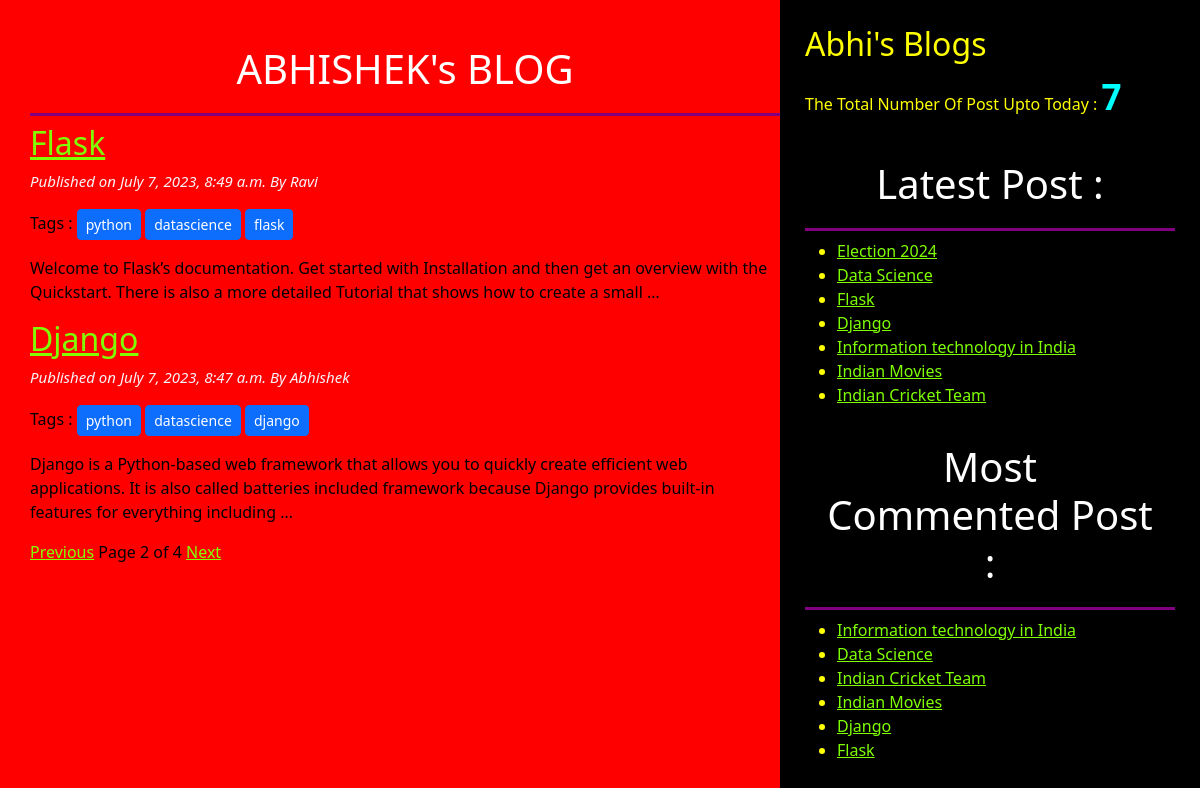
Screenshot of /?page=2 with the database file from the repository.
### blog/models.py (models this page shows, shortened)
class Post(models.Model):
    STATUS_CHOICE=(('draft','Draft'),('publish','Publish'))
    title=models.CharField(max_length=256)
    slug=models.SlugField(max_length=256,unique_for_date='publish')
    author=models.ForeignKey(User,related_name='blog_post',on_delete=models.CASCADE)
    body=models.TextField()
    publish=models.DateTimeField(default=timezone.now)
    created=models.DateTimeField(auto_now_add=True)
    updated=models.DateTimeField(auto_now=True)
    status=models.CharField(max_length=10,choices=STATUS_CHOICE,default='draft')
    objects=CustomManager()
    tags=TaggableManager()
    class Meta:
        ordering=('-publish',)
    def get_absolute_url(self):
        return reverse("post_detail", args=[self.publish.year,self.publish.strftime('%m'),self.publish.strftime('%d'),self.slug])

### blog/views.py (the view)
# urls.py: path('', views.post_list_view ),
def post_list_view(request,tag_slug=None):
    post_list=Post.objects.all()
    tag=None
    if tag_slug:
        tag=get_object_or_404(Tag,slug=tag_slug)
        post_list=post_list.filter(tags__in=[tag])
    paginator=Paginator(post_list,2)
    page_number=request.GET.get('page')
    try:
        post_list=paginator.page(page_number)
    except PageNotAnInteger:
        post_list=paginator.page(1)
    except EmptyPage:
        post_list=paginator.page(paginator.num_pages)
    return render(request,'blog/post_list.html',{'post_list':post_list})

### blog/models.py (called while the page is built)
    def get_queryset(self):
        return super().get_queryset().filter(status='publish')

### blog/templatetags/blog_tags.py (called while the page is built)
@register.simple_tag
def total_posts():
    return Post.objects.count()

@register.inclusion_tag('blog/latest_post123.html')
def show_latest_post():
    latest_post=Post.objects.order_by('-publish')[:7]
    return {'latest_post':latest_post}

@register.simple_tag
def get_most_commented_post(count=6):
    return Post.objects.annotate(total_comments=Count('comments')).order_by('-total_comments')[:count]

### templates/blog/post_list.html (shortened to what this page needs)
<!DOCTYPE html>
{% extends 'blog/base.html' %}
        {% block body_block %}
         <h1> ABHISHEK's BLOG</h1>
             {% for post in post_list  %}
                <a href="{{post.get_absolute_url}}"> <h2> {{post.title}} </h2> </a>
                <p id='date'> Published on {{post.publish}} By {{post.author|title}}</p>
                <p>Tags :
                  {% for tag in post.tags.all %}
                     <a href="{% url 'post_list_by_tag_name' tag.slug %}" class='btn btn-primary btn-sm'>{{tag.name}}</a>
                  {% endfor %}
               </p>
                {{post.body|truncatewords:30|linebreaks}}
             {% endfor %}
         {% include 'blog/pagination.html' with page=post_list %}
        {% endblock  %}

### templates/blog/base.html (shortened to what this page needs)
<!DOCTYPE html>
{% load blog_tags %}
{% load static %}
<html lang="en">
<head>
    <link href="https://cdn.jsdelivr.net/npm/bootstrap@5.3.0/dist/css/bootstrap.min.css" rel="stylesheet">
    <link rel="stylesheet" href="{% static 'css/blog3.css' %}">
</head>
<body>
    <div class="content">
        {% block body_block %}
        {% endblock  %}
    </div>
    <div class="sidebar">
        <h2>Abhi's Blogs</h2>
        <p>The Total Number Of Post Upto Today : <span id='pcount'>{% total_posts %}</span> </p>
        <h1>Latest Post : </h1> {% show_latest_post %}
        <h1>Most Commented Post :</h1>
        {% get_most_commented_post as most_commented_post %}
        <ul>
            {% for post in most_commented_post %}
               <li> <a href="{{post.get_absolute_url}}"> {{post.title}} </a> </li>
            {% endfor %}
        </ul>
    </div>
</body>
</html>

### templates/blog/latest_post123.html
<ul>
    {% for post  in latest_post  %}
      <li> <a href="{{post.get_absolute_url}}"> {{post.title}} </a>
      </li>
    {% endfor %}
</ul>

### static/css/blog3.css (style rules this page uses)
.content { width: 65% ; float: left; background-color:red; color:black; padding: 25px 0 0 30px ; height: 100%; }
.sidebar { width: 35% ; float: right; background-color: black; color: yellow; padding: 25px; height: 100%; }
h1 { text-align: center; border-bottom: 3px solid purple; padding: 20px; color: white; }
#date { color: rgb(245, 244, 248); font-size: 15px; font-style: italic; }
a { color: chartreuse; }
body { background-color: red; }
#pcount { font-size: 35px; font-weight: 900; color: aqua; }

### rows the page displays
Post: title "Flask", publish "July 7, 2023, 8:49 a.m.", author "Ravi", body "Welcome to Flask’s documentation. Get started with Installation and then get an overview with the Quickstart. There is also a more detailed Tutorial that shows how to create a small …"
Tag: name "python"
Tag: name "datascience"
Tag: name "flask"
Post: title "Django", publish "July 7, 2023, 8:47 a.m.", author "Abhishek", body "Django is a Python-based web framework that allows you to quickly create efficient web applications. It is also called batteries included framework because Django provides built-in features for everything including …"
Tag: name "django"
Post: title "Election 2024"
Post: title "Data Science"
Post: title "Information technology in India"
Post: title "Indian Movies"
Post: title "Indian Cricket Team"

### other values shown
{{ page.number }} "2"
{{ page.paginator.num_pages }} "4"
